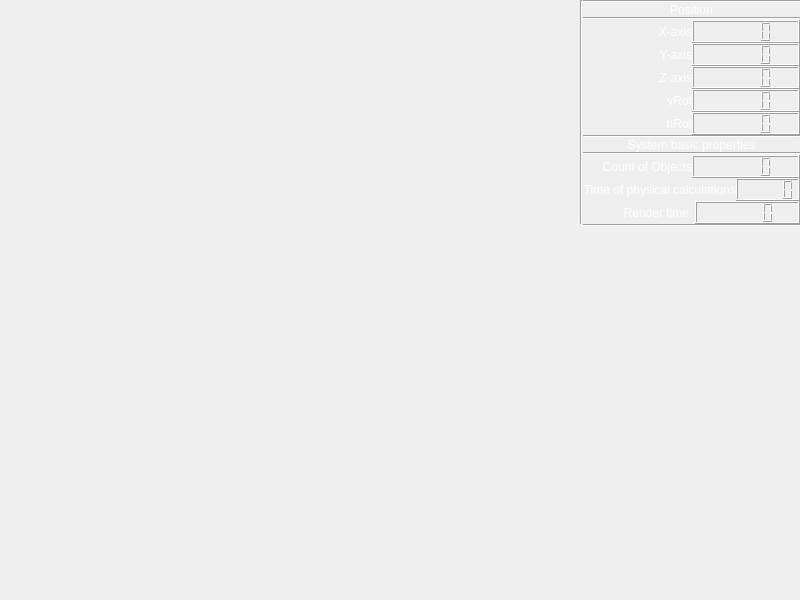
<?xml version="1.0" encoding="UTF-8"?>
<ui version="4.0">
 <class>MainWindow</class>
 <widget class="QMainWindow" name="MainWindow">
  <property name="geometry">
   <rect>
    <x>0</x>
    <y>0</y>
    <width>800</width>
    <height>600</height>
   </rect>
  </property>
  <property name="windowTitle">
   <string>MainWindow</string>
  </property>
  <widget class="QWidget" name="centralWidget">
   <layout class="QGridLayout" name="gridLayout">
    <property name="leftMargin">
     <number>0</number>
    </property>
    <property name="topMargin">
     <number>0</number>
    </property>
    <property name="rightMargin">
     <number>0</number>
    </property>
    <property name="bottomMargin">
     <number>0</number>
    </property>
    <item row="0" column="0">
     <widget class="Scene" name="scene" native="true">
      <layout class="QGridLayout" name="gridLayout_2">
       <property name="leftMargin">
        <number>0</number>
       </property>
       <property name="topMargin">
        <number>0</number>
       </property>
       <property name="rightMargin">
        <number>0</number>
       </property>
       <property name="bottomMargin">
        <number>0</number>
       </property>
       <property name="spacing">
        <number>0</number>
       </property>
       <item row="0" column="0">
        <spacer name="horizontalSpacer">
         <property name="orientation">
          <enum>Qt::Horizontal</enum>
         </property>
         <property name="sizeHint" stdset="0">
          <size>
           <width>40</width>
           <height>20</height>
          </size>
         </property>
        </spacer>
       </item>
       <item row="2" column="2">
        <spacer name="verticalSpacer">
         <property name="orientation">
          <enum>Qt::Vertical</enum>
         </property>
         <property name="sizeHint" stdset="0">
          <size>
           <width>20</width>
           <height>40</height>
          </size>
         </property>
        </spacer>
       </item>
       <item row="0" column="2">
        <layout class="QVBoxLayout" name="verticalLayout">
         <property name="spacing">
          <number>0</number>
         </property>
         <item>
          <widget class="Line" name="line_5">
           <property name="orientation">
            <enum>Qt::Horizontal</enum>
           </property>
          </widget>
         </item>
         <item>
          <widget class="QLabel" name="label_3">
           <property name="palette">
            <palette>
             <active>
              <colorrole role="WindowText">
               <brush brushstyle="SolidPattern">
                <color alpha="255">
                 <red>255</red>
                 <green>255</green>
                 <blue>255</blue>
                </color>
               </brush>
              </colorrole>
             </active>
             <inactive>
              <colorrole role="WindowText">
               <brush brushstyle="SolidPattern">
                <color alpha="255">
                 <red>255</red>
                 <green>255</green>
                 <blue>255</blue>
                </color>
               </brush>
              </colorrole>
             </inactive>
             <disabled>
              <colorrole role="WindowText">
               <brush brushstyle="SolidPattern">
                <color alpha="255">
                 <red>120</red>
                 <green>120</green>
                 <blue>120</blue>
                </color>
               </brush>
              </colorrole>
             </disabled>
            </palette>
           </property>
           <property name="text">
            <string>Position</string>
           </property>
           <property name="alignment">
            <set>Qt::AlignCenter</set>
           </property>
          </widget>
         </item>
         <item>
          <widget class="Line" name="line">
           <property name="orientation">
            <enum>Qt::Horizontal</enum>
           </property>
          </widget>
         </item>
         <item>
          <layout class="QHBoxLayout" name="horizontalLayout_7">
           <property name="spacing">
            <number>0</number>
           </property>
           <item>
            <widget class="QLabel" name="label_6">
             <property name="palette">
              <palette>
               <active>
                <colorrole role="WindowText">
                 <brush brushstyle="SolidPattern">
                  <color alpha="255">
                   <red>255</red>
                   <green>255</green>
                   <blue>255</blue>
                  </color>
                 </brush>
                </colorrole>
               </active>
               <inactive>
                <colorrole role="WindowText">
                 <brush brushstyle="SolidPattern">
                  <color alpha="255">
                   <red>255</red>
                   <green>255</green>
                   <blue>255</blue>
                  </color>
                 </brush>
                </colorrole>
               </inactive>
               <disabled>
                <colorrole role="WindowText">
                 <brush brushstyle="SolidPattern">
                  <color alpha="255">
                   <red>120</red>
                   <green>120</green>
                   <blue>120</blue>
                  </color>
                 </brush>
                </colorrole>
               </disabled>
              </palette>
             </property>
             <property name="text">
              <string>X-axis</string>
             </property>
             <property name="alignment">
              <set>Qt::AlignRight|Qt::AlignTrailing|Qt::AlignVCenter</set>
             </property>
            </widget>
           </item>
           <item>
            <widget class="QLCDNumber" name="xPosition"/>
           </item>
          </layout>
         </item>
         <item>
          <layout class="QHBoxLayout" name="horizontalLayout_6">
           <property name="spacing">
            <number>0</number>
           </property>
           <item>
            <widget class="QLabel" name="label_5">
             <property name="palette">
              <palette>
               <active>
                <colorrole role="WindowText">
                 <brush brushstyle="SolidPattern">
                  <color alpha="255">
                   <red>255</red>
                   <green>255</green>
                   <blue>255</blue>
                  </color>
                 </brush>
                </colorrole>
               </active>
               <inactive>
                <colorrole role="WindowText">
                 <brush brushstyle="SolidPattern">
                  <color alpha="255">
                   <red>255</red>
                   <green>255</green>
                   <blue>255</blue>
                  </color>
                 </brush>
                </colorrole>
               </inactive>
               <disabled>
                <colorrole role="WindowText">
                 <brush brushstyle="SolidPattern">
                  <color alpha="255">
                   <red>120</red>
                   <green>120</green>
                   <blue>120</blue>
                  </color>
                 </brush>
                </colorrole>
               </disabled>
              </palette>
             </property>
             <property name="text">
              <string>Y-axis</string>
             </property>
             <property name="alignment">
              <set>Qt::AlignRight|Qt::AlignTrailing|Qt::AlignVCenter</set>
             </property>
            </widget>
           </item>
           <item>
            <widget class="QLCDNumber" name="yPosition"/>
           </item>
          </layout>
         </item>
         <item>
          <layout class="QHBoxLayout" name="horizontalLayout_5">
           <property name="spacing">
            <number>0</number>
           </property>
           <item>
            <widget class="QLabel" name="label_4">
             <property name="palette">
              <palette>
               <active>
                <colorrole role="WindowText">
                 <brush brushstyle="SolidPattern">
                  <color alpha="255">
                   <red>255</red>
                   <green>255</green>
                   <blue>255</blue>
                  </color>
                 </brush>
                </colorrole>
               </active>
               <inactive>
                <colorrole role="WindowText">
                 <brush brushstyle="SolidPattern">
                  <color alpha="255">
                   <red>255</red>
                   <green>255</green>
                   <blue>255</blue>
                  </color>
                 </brush>
                </colorrole>
               </inactive>
               <disabled>
                <colorrole role="WindowText">
                 <brush brushstyle="SolidPattern">
                  <color alpha="255">
                   <red>120</red>
                   <green>120</green>
                   <blue>120</blue>
                  </color>
                 </brush>
                </colorrole>
               </disabled>
              </palette>
             </property>
             <property name="text">
              <string>Z-axis</string>
             </property>
             <property name="alignment">
              <set>Qt::AlignRight|Qt::AlignTrailing|Qt::AlignVCenter</set>
             </property>
            </widget>
           </item>
           <item>
            <widget class="QLCDNumber" name="zPosition"/>
           </item>
          </layout>
         </item>
         <item>
          <layout class="QHBoxLayout" name="horizontalLayout_8">
           <property name="spacing">
            <number>0</number>
           </property>
           <item>
            <widget class="QLabel" name="label_7">
             <property name="palette">
              <palette>
               <active>
                <colorrole role="WindowText">
                 <brush brushstyle="SolidPattern">
                  <color alpha="255">
                   <red>255</red>
                   <green>255</green>
                   <blue>255</blue>
                  </color>
                 </brush>
                </colorrole>
               </active>
               <inactive>
                <colorrole role="WindowText">
                 <brush brushstyle="SolidPattern">
                  <color alpha="255">
                   <red>255</red>
                   <green>255</green>
                   <blue>255</blue>
                  </color>
                 </brush>
                </colorrole>
               </inactive>
               <disabled>
                <colorrole role="WindowText">
                 <brush brushstyle="SolidPattern">
                  <color alpha="255">
                   <red>120</red>
                   <green>120</green>
                   <blue>120</blue>
                  </color>
                 </brush>
                </colorrole>
               </disabled>
              </palette>
             </property>
             <property name="text">
              <string>vRot</string>
             </property>
             <property name="alignment">
              <set>Qt::AlignRight|Qt::AlignTrailing|Qt::AlignVCenter</set>
             </property>
            </widget>
           </item>
           <item>
            <widget class="QLCDNumber" name="vRot"/>
           </item>
          </layout>
         </item>
         <item>
          <layout class="QHBoxLayout" name="horizontalLayout_9">
           <property name="spacing">
            <number>0</number>
           </property>
           <item>
            <widget class="QLabel" name="label_8">
             <property name="palette">
              <palette>
               <active>
                <colorrole role="WindowText">
                 <brush brushstyle="SolidPattern">
                  <color alpha="255">
                   <red>255</red>
                   <green>255</green>
                   <blue>255</blue>
                  </color>
                 </brush>
                </colorrole>
               </active>
               <inactive>
                <colorrole role="WindowText">
                 <brush brushstyle="SolidPattern">
                  <color alpha="255">
                   <red>255</red>
                   <green>255</green>
                   <blue>255</blue>
                  </color>
                 </brush>
                </colorrole>
               </inactive>
               <disabled>
                <colorrole role="WindowText">
                 <brush brushstyle="SolidPattern">
                  <color alpha="255">
                   <red>120</red>
                   <green>120</green>
                   <blue>120</blue>
                  </color>
                 </brush>
                </colorrole>
               </disabled>
              </palette>
             </property>
             <property name="text">
              <string>hRot</string>
             </property>
             <property name="alignment">
              <set>Qt::AlignRight|Qt::AlignTrailing|Qt::AlignVCenter</set>
             </property>
            </widget>
           </item>
           <item>
            <widget class="QLCDNumber" name="hRot"/>
           </item>
          </layout>
         </item>
         <item>
          <widget class="Line" name="line_6">
           <property name="orientation">
            <enum>Qt::Horizontal</enum>
           </property>
          </widget>
         </item>
         <item>
          <widget class="QLabel" name="label_9">
           <property name="palette">
            <palette>
             <active>
              <colorrole role="WindowText">
               <brush brushstyle="SolidPattern">
                <color alpha="255">
                 <red>255</red>
                 <green>255</green>
                 <blue>255</blue>
                </color>
               </brush>
              </colorrole>
             </active>
             <inactive>
              <colorrole role="WindowText">
               <brush brushstyle="SolidPattern">
                <color alpha="255">
                 <red>255</red>
                 <green>255</green>
                 <blue>255</blue>
                </color>
               </brush>
              </colorrole>
             </inactive>
             <disabled>
              <colorrole role="WindowText">
               <brush brushstyle="SolidPattern">
                <color alpha="255">
                 <red>120</red>
                 <green>120</green>
                 <blue>120</blue>
                </color>
               </brush>
              </colorrole>
             </disabled>
            </palette>
           </property>
           <property name="text">
            <string>System basic properties</string>
           </property>
           <property name="alignment">
            <set>Qt::AlignCenter</set>
           </property>
          </widget>
         </item>
         <item>
          <widget class="Line" name="line_2">
           <property name="orientation">
            <enum>Qt::Horizontal</enum>
           </property>
          </widget>
         </item>
         <item>
          <layout class="QHBoxLayout" name="horizontalLayout">
           <property name="spacing">
            <number>0</number>
           </property>
           <item>
            <widget class="QLabel" name="label">
             <property name="palette">
              <palette>
               <active>
                <colorrole role="WindowText">
                 <brush brushstyle="SolidPattern">
                  <color alpha="255">
                   <red>255</red>
                   <green>255</green>
                   <blue>255</blue>
                  </color>
                 </brush>
                </colorrole>
               </active>
               <inactive>
                <colorrole role="WindowText">
                 <brush brushstyle="SolidPattern">
                  <color alpha="255">
                   <red>255</red>
                   <green>255</green>
                   <blue>255</blue>
                  </color>
                 </brush>
                </colorrole>
               </inactive>
               <disabled>
                <colorrole role="WindowText">
                 <brush brushstyle="SolidPattern">
                  <color alpha="255">
                   <red>120</red>
                   <green>120</green>
                   <blue>120</blue>
                  </color>
                 </brush>
                </colorrole>
               </disabled>
              </palette>
             </property>
             <property name="text">
              <string>Count of Objects</string>
             </property>
             <property name="alignment">
              <set>Qt::AlignRight|Qt::AlignTrailing|Qt::AlignVCenter</set>
             </property>
            </widget>
           </item>
           <item>
            <widget class="QLCDNumber" name="objectsCount"/>
           </item>
          </layout>
         </item>
         <item>
          <layout class="QHBoxLayout" name="horizontalLayout_2">
           <property name="spacing">
            <number>0</number>
           </property>
           <item>
            <widget class="QLabel" name="label_2">
             <property name="palette">
              <palette>
               <active>
                <colorrole role="WindowText">
                 <brush brushstyle="SolidPattern">
                  <color alpha="255">
                   <red>255</red>
                   <green>255</green>
                   <blue>255</blue>
                  </color>
                 </brush>
                </colorrole>
               </active>
               <inactive>
                <colorrole role="WindowText">
                 <brush brushstyle="SolidPattern">
                  <color alpha="255">
                   <red>255</red>
                   <green>255</green>
                   <blue>255</blue>
                  </color>
                 </brush>
                </colorrole>
               </inactive>
               <disabled>
                <colorrole role="WindowText">
                 <brush brushstyle="SolidPattern">
                  <color alpha="255">
                   <red>120</red>
                   <green>120</green>
                   <blue>120</blue>
                  </color>
                 </brush>
                </colorrole>
               </disabled>
              </palette>
             </property>
             <property name="text">
              <string>Time of physical calculations</string>
             </property>
             <property name="alignment">
              <set>Qt::AlignRight|Qt::AlignTrailing|Qt::AlignVCenter</set>
             </property>
            </widget>
           </item>
           <item>
            <widget class="QLCDNumber" name="physTime"/>
           </item>
          </layout>
         </item>
         <item>
          <layout class="QHBoxLayout" name="horizontalLayout_3">
           <item>
            <widget class="QLabel" name="label_10">
             <property name="palette">
              <palette>
               <active>
                <colorrole role="WindowText">
                 <brush brushstyle="SolidPattern">
                  <color alpha="255">
                   <red>255</red>
                   <green>255</green>
                   <blue>255</blue>
                  </color>
                 </brush>
                </colorrole>
               </active>
               <inactive>
                <colorrole role="WindowText">
                 <brush brushstyle="SolidPattern">
                  <color alpha="255">
                   <red>255</red>
                   <green>255</green>
                   <blue>255</blue>
                  </color>
                 </brush>
                </colorrole>
               </inactive>
               <disabled>
                <colorrole role="WindowText">
                 <brush brushstyle="SolidPattern">
                  <color alpha="255">
                   <red>120</red>
                   <green>120</green>
                   <blue>120</blue>
                  </color>
                 </brush>
                </colorrole>
               </disabled>
              </palette>
             </property>
             <property name="text">
              <string>Render time</string>
             </property>
             <property name="alignment">
              <set>Qt::AlignRight|Qt::AlignTrailing|Qt::AlignVCenter</set>
             </property>
            </widget>
           </item>
           <item>
            <widget class="QLCDNumber" name="renderTime"/>
           </item>
          </layout>
         </item>
        </layout>
       </item>
       <item row="1" column="2">
        <widget class="Line" name="line_3">
         <property name="orientation">
          <enum>Qt::Horizontal</enum>
         </property>
        </widget>
       </item>
       <item row="0" column="1">
        <widget class="Line" name="line_4">
         <property name="orientation">
          <enum>Qt::Vertical</enum>
         </property>
        </widget>
       </item>
      </layout>
     </widget>
    </item>
   </layout>
  </widget>
 </widget>
 <layoutdefault spacing="6" margin="11"/>
 <customwidgets>
  <customwidget>
   <class>Scene</class>
   <extends>QWidget</extends>
   <header>scene.h</header>
   <container>1</container>
  </customwidget>
 </customwidgets>
 <resources/>
 <connections/>
</ui>
